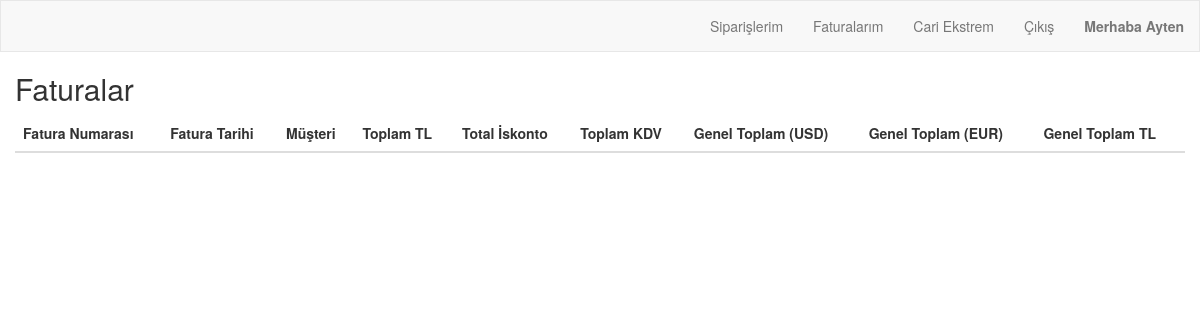
The page /order/customer/user_invoice_list/ (signed in) on the database as committed earlier.
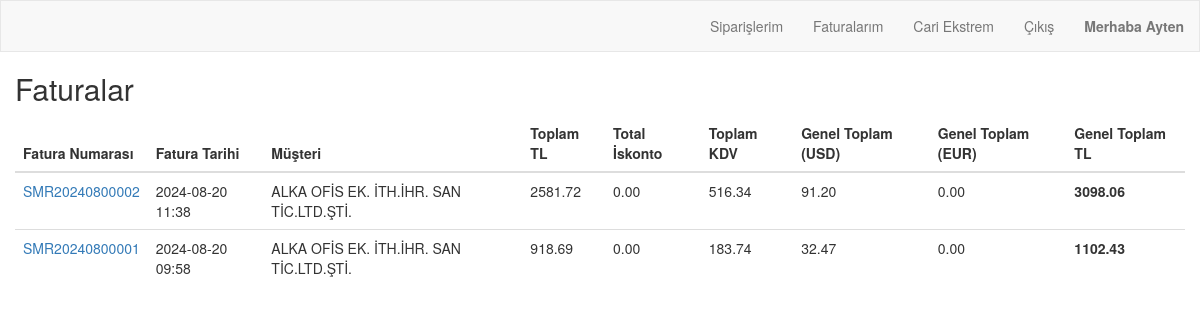
The same page on the database as committed later.
### order/models.py (models this page shows, shortened)
class Invoice(models.Model):
    invoice_number = models.CharField(max_length=20, unique=True, blank=True)
    order = models.OneToOneField(Order, on_delete=models.CASCADE, related_name="invoice")
    invoice_date = models.DateTimeField(auto_now_add=True)
    billing_address = models.CharField(max_length=250, blank=True)
    total_amount = models.DecimalField(max_digits=10, decimal_places=2, blank=True, default=0)
    total_discount = models.DecimalField(max_digits=10, decimal_places=2, blank=True, default=0)
    tax_amount = models.DecimalField(max_digits=10, decimal_places=2, blank=True, default=0)
    grand_total = models.DecimalField(max_digits=10, decimal_places=2, blank=True, default=0)
    grand_total_USD = models.DecimalField(max_digits=10, decimal_places=2, blank=True, default=0)
    grand_total_EUR = models.DecimalField(max_digits=10, decimal_places=2, blank=True, default=0)
    status = models.CharField(max_length=50, default='Pending')
    published = models.BooleanField(default=False)

class Order(models.Model):
    order_number = models.CharField(max_length=20, unique=True, blank=True)
    customer = models.ForeignKey(Customer, on_delete=models.PROTECT, related_name="customer_orders")
    date = models.DateTimeField(auto_now_add=True)
    user = models.ForeignKey(User, on_delete=models.CASCADE, related_name="user_orders")
    is_billed = models.BooleanField(default=False)

class Customer(models.Model):
    user = models.ForeignKey(User, on_delete=models.CASCADE, related_name="user_customers",blank=True,null=True)
    customerCode = models.CharField(max_length=50)
    companyName = models.CharField(max_length=50)
    taxOffice = models.CharField(max_length=50)
    tax_number = models.CharField(max_length=50, blank=True)
    name = models.CharField(max_length=50, blank=True)
    middleName = models.CharField(max_length=50, blank=True)
    surname = models.CharField(max_length=50, blank=True)
    city = models.CharField(max_length=50)
    district = models.CharField(max_length=50)
    adress = models.CharField(max_length=250, blank=True)
    shipping_adress=models.CharField(max_length=250, blank=True)
    country = models.CharField(max_length=50, blank=True, default="Türkiye")
    email = models.EmailField(blank=True)
    telephone = models.CharField(max_length=11, blank=True)
    customerType = models.CharField(max_length=50, blank=True)
    contactPerson = models.CharField(max_length=50, blank=True)
    E_invoice=models.BooleanField(default=True)
    def __str__(self):
        return self.companyName

### order/views.py (the view)
# urls.py: path('customer/user_invoice_list/', views.user_invoice_list, name='user_invoice_list'),
@login_required
def user_invoice_list(request):
    invoices = Invoice.objects.all().order_by('-invoice_date')
    return render(request, 'order/user_invoice_list.html', {'invoices': invoices})

### order/Templates/order/user_invoice_list.html
{% extends "order/navbar.html" %}
{% block content %}
    <h2>Faturalar</h2>
    <table class="table">
        <thead>
            <tr>
                <th>Fatura Numarası</th>
                <th>Fatura Tarihi</th>
                <th>Müşteri</th>
                <th>Toplam TL</th>
                <th>Total İskonto</th>
                <th>Toplam KDV</th>
                <th>Genel Toplam (USD)</th>
                <th>Genel Toplam (EUR)</th>
                <th>Genel Toplam TL</th>
            </tr>
        </thead>
        <tbody>
            {% for invoice in invoices %}
            {% if invoice.order.customer.user == request.user %}
                <tr>
                    <td><a href="{% url 'order:invoice_detail' invoice.invoice_number %}">{{ invoice.invoice_number }}</td>
                    <td>{{ invoice.invoice_date|date:"Y-m-d H:i" }}</td>
                    <td>{{ invoice.order.customer }}</td>
                    <td>{{ invoice.total_amount }}</td>
                    <td>{{ invoice.total_discount }}</td>
                    <td>{{ invoice.tax_amount }}</td>
                    <td>{{ invoice.grand_total_USD }}</td>
                    <td>{{ invoice.grand_total_EUR }}</td>
                    <td><b>{{ invoice.grand_total }}</b></td>
                </tr>
                 {% endif%}
            {% endfor %}
        </tbody>
    </table>
{% endblock %}

Rows that differ between the two databases and show on the page:
added Invoice: invoice_number "SMR20240800002", invoice_date "2024-08-20 11:38", order.customer "ALKA OFİS EK. İTH.İHR. SAN TİC.LTD.ŞTİ.", total_amount "2581.72", total_discount "0.00", tax_amount "516.34", grand_total_USD "91.20", grand_total_EUR "0.00", grand_total "3098.06"
added Invoice: invoice_number "SMR20240800001", invoice_date "2024-08-20 09:58", order.customer "ALKA OFİS EK. İTH.İHR. SAN TİC.LTD.ŞTİ.", total_amount "918.69", total_discount "0.00", tax_amount "183.74", grand_total_USD "32.47", grand_total_EUR "0.00", grand_total "1102.43"
